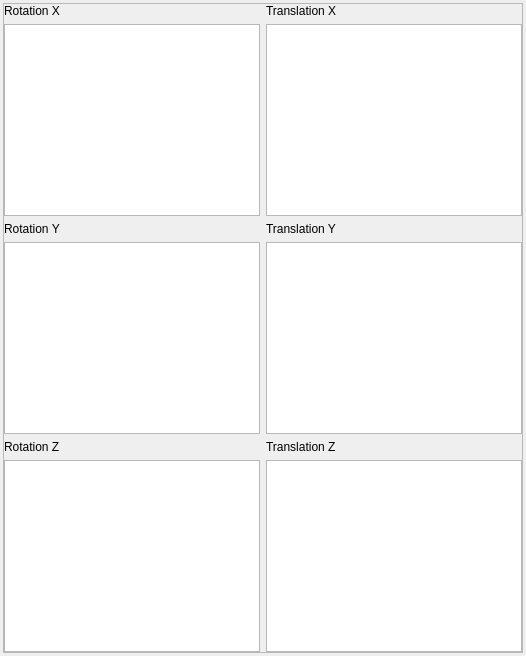
                        <widget class="QWidget" name="anim_3d">
                         <property name="sizePolicy">
                          <sizepolicy hsizetype="Expanding" vsizetype="Preferred">
                           <horstretch>0</horstretch>
                           <verstretch>0</verstretch>
                          </sizepolicy>
                         </property>
                         <attribute name="title">
                          <string>3D</string>
                         </attribute>
                         <layout class="QVBoxLayout" name="verticalLayout">
                          <property name="leftMargin">
                           <number>3</number>
                          </property>
                          <property name="topMargin">
                           <number>3</number>
                          </property>
                          <property name="rightMargin">
                           <number>3</number>
                          </property>
                          <property name="bottomMargin">
                           <number>3</number>
                          </property>
                          <item>
                           <widget class="QFrame" name="frame_6">
                            <property name="sizePolicy">
                             <sizepolicy hsizetype="Expanding" vsizetype="Preferred">
                              <horstretch>0</horstretch>
                              <verstretch>0</verstretch>
                             </sizepolicy>
                            </property>
                            <property name="frameShape">
                             <enum>QFrame::StyledPanel</enum>
                            </property>
                            <property name="frameShadow">
                             <enum>QFrame::Raised</enum>
                            </property>
                            <layout class="QGridLayout" name="gridLayout_10">
                             <property name="leftMargin">
                              <number>0</number>
                             </property>
                             <property name="topMargin">
                              <number>0</number>
                             </property>
                             <property name="rightMargin">
                              <number>0</number>
                             </property>
                             <property name="bottomMargin">
                              <number>0</number>
                             </property>
                             <item row="0" column="0">
                              <widget class="QLabel" name="label_2">
                               <property name="text">
                                <string>Rotation X</string>
                               </property>
                              </widget>
                             </item>
                             <item row="0" column="1">
                              <widget class="QLabel" name="label_47">
                               <property name="text">
                                <string>Translation X</string>
                               </property>
                              </widget>
                             </item>
                             <item row="1" column="0">
                              <widget class="QTextEdit" name="rotation_3d_x">
                               <property name="maximumSize">
                                <size>
                                 <width>16777215</width>
                                 <height>1000</height>
                                </size>
                               </property>
                              </widget>
                             </item>
                             <item row="1" column="1">
                              <widget class="QTextEdit" name="translation_x">
                               <property name="maximumSize">
                                <size>
                                 <width>16777215</width>
                                 <height>1000</height>
                                </size>
                               </property>
                              </widget>
                             </item>
                             <item row="2" column="0">
                              <widget class="QLabel" name="label_43">
                               <property name="text">
                                <string>Rotation Y</string>
                               </property>
                              </widget>
                             </item>
                             <item row="2" column="1">
                              <widget class="QLabel" name="label_45">
                               <property name="text">
                                <string>Translation Y</string>
                               </property>
                              </widget>
                             </item>
                             <item row="3" column="0">
                              <widget class="QTextEdit" name="rotation_3d_y">
                               <property name="maximumSize">
                                <size>
                                 <width>16777215</width>
                                 <height>1000</height>
                                </size>
                               </property>
                              </widget>
                             </item>
                             <item row="3" column="1">
                              <widget class="QTextEdit" name="translation_y">
                               <property name="maximumSize">
                                <size>
                                 <width>16777215</width>
                                 <height>1000</height>
                                </size>
                               </property>
                              </widget>
                             </item>
                             <item row="4" column="0">
                              <widget class="QLabel" name="label_44">
                               <property name="text">
                                <string>Rotation Z</string>
                               </property>
                              </widget>
                             </item>
                             <item row="4" column="1">
                              <widget class="QLabel" name="label_46">
                               <property name="text">
                                <string>Translation Z</string>
                               </property>
                              </widget>
                             </item>
                             <item row="5" column="0">
                              <widget class="QTextEdit" name="rotation_3d_z">
                               <property name="maximumSize">
                                <size>
                                 <width>16777215</width>
                                 <height>1000</height>
                                </size>
                               </property>
                              </widget>
                             </item>
                             <item row="5" column="1">
                              <widget class="QTextEdit" name="translation_z">
                               <property name="maximumSize">
                                <size>
                                 <width>16777215</width>
                                 <height>1000</height>
                                </size>
                               </property>
                              </widget>
                             </item>
                            </layout>
                           </widget>
                          </item>
                         </layout>
                        </widget>
